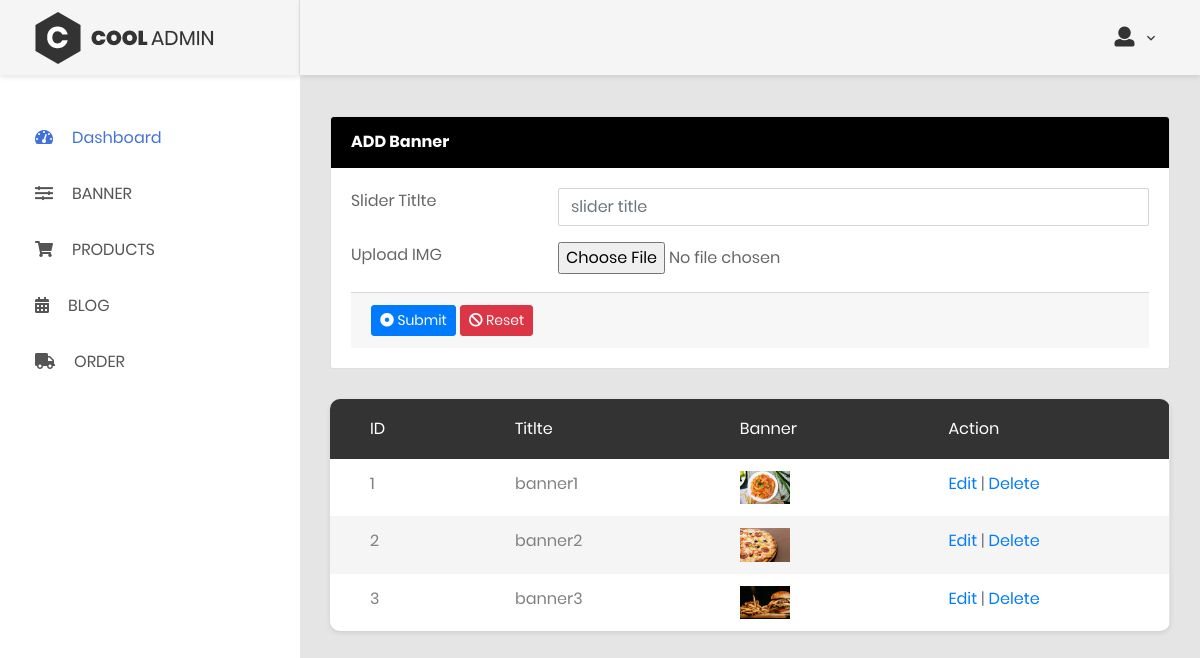
The page /admin/banner.php (signed in) on the database its author committed.
### tables this page shows
CREATE TABLE `banner` (
  `id` int(11) NOT NULL,
  `slidertitel` varchar(255) NOT NULL,
  `sliderimg` varchar(255) NOT NULL
);

### admin/banner.php (the view, shortened to what this page needs)
<!DOCTYPE html>
<html lang="en">
<?php include("include/config.php"); ?>
<head>
    <link href="css/font-face.css" rel="stylesheet" media="all">
    <link href="vendor/font-awesome-4.7/css/font-awesome.min.css" rel="stylesheet" media="all">
    <link href="vendor/font-awesome-5/css/fontawesome-all.min.css" rel="stylesheet" media="all">
    <link href="vendor/mdi-font/css/material-design-iconic-font.min.css" rel="stylesheet" media="all">
    <link href="vendor/bootstrap-4.1/bootstrap.min.css" rel="stylesheet" media="all">
    <link href="vendor/animsition/animsition.min.css" rel="stylesheet" media="all">
    <link href="vendor/bootstrap-progressbar/bootstrap-progressbar-3.3.4.min.css" rel="stylesheet" media="all">
    <link href="vendor/wow/animate.css" rel="stylesheet" media="all">
    <link href="vendor/css-hamburgers/hamburgers.min.css" rel="stylesheet" media="all">
    <link href="vendor/slick/slick.css" rel="stylesheet" media="all">
    <link href="vendor/select2/select2.min.css" rel="stylesheet" media="all">
    <link href="vendor/perfect-scrollbar/perfect-scrollbar.css" rel="stylesheet" media="all">
    <link href="css/theme.css" rel="stylesheet" media="all">
</head>
<body class="animsition">
    <div class="page-wrapper">
        <aside class="menu-sidebar d-none d-lg-block">
            <div class="logo">
                <a href="#">
                    <img src="images/icon/logo.png" alt="Cool Admin" />
                </a>
            </div>
            <?php include('include/sidebar.php'); ?>
        </aside>
        <?php include('include/header.php'); ?>
        <div class="page-container">
            <div class="main-content">
                <div class="section__content section__content--p30">
                    <div class="row">
                            <?php
                                $editid = isset($_REQUEST['EditId']) ? $_REQUEST['EditId'] : '';
                                if(isset($_REQUEST['EditId'])){
                                    $display="SELECT * FROM banner WHERE id='$editid'";
                                    $displayresult = $conn->query($display);
                                    $displayrow = $displayresult->fetch_assoc();
                                    $slidertitle = isset($displayrow['slidertitle']) ? $displayrow['slidertitle'] : '';
                                    $sliderimg = isset($displayrow['sliderimg']) ? $displayrow['sliderimg'] : '';
                                }
                                else{
                                    $slidertitle = '';
                                }
                            ?>
                        <div class="col-lg-12">
                                    <div class="card">
                                        <div class="card-header" style="background-color:black; color:white;">
                                                    <strong>ADD Banner</strong>
                                        </div>
                                        <div class="card-body card-block">
                                            <form action="banneraction.php" method="post" name="bannerform" enctype="multipart/form-data" class="form-horizontal">
                                                        <div class="row form-group">
                                                            <div class="col col-md-3">
                                                                <label for="text-input" class=" form-control-label">Slider Titlte</label>
                                                            </div>
                                                            <div class="col-12 col-md-9">
                                                                <input type="text" id="slidertitle" name="slidertitle" placeholder="slider title" class="form-control" value="<?php echo $slidertitle; ?>">
                                                            </div>
                                                        </div>
                                                        <div class="row form-group">
                                                            <div class="col col-md-3">
                                                                <label for="file-input" class=" form-control-label">Upload IMG</label>
                                                            </div>
                                                            <div class="col-12 col-md-9">
                                                                <input type="file" id="fileUpload" name="fileUpload" class="form-control-file">
                                                            </div>
                                                        </div>
                                                        <div class="card-footer">
                                                            <button type="submit" name="submit" class="btn btn-primary btn-sm">
                                                                <i class="fa fa-dot-circle-o"></i> Submit
                                                            </button>
                                                            <button type="reset" class="btn btn-danger btn-sm">
                                                                <i class="fa fa-ban"></i> Reset
                                                            </button>
                                                        </div>
                                                    </form>
                                        </div>
                                    </div>
                        </div>
                        <?php
                            $seletBanner = "SELECT *FROM banner";
                            $result = $conn->query($seletBanner);
                        ?>
                        <div class="col-lg-12">
                                <div class="table-responsive table--no-card m-b-30">
                                    <table class="table table-borderless table-striped table-earning">
                                        <thead>
                                            <tr>
                                            <th>ID</th>
                                                <th>Titlte</th>
                                                <th>Banner</th>
                                                <th>Action</th>
                                            </tr>
                                        </thead>
                                        <tbody>
                                        <?php while ($row = $result->fetch_assoc()){ ?>
                                            <tr>
                                                <td><?php echo $row['id']; ?></td>
                                                <td><?php echo $row['slidertitel']; ?></td>
                                                <td>
                                                    <img src="<?php echo $row['sliderimg']; ?>" width="50" height="50">
                                                </td>
                                                <td>
                                                    <a href="banneraction.php?EditId=<?php echo $row['id']; ?>">Edit</a> |
                                                    <a href="banneraction.php?BannerdeletId=<?php echo $row['id']; ?>&DeleteImg=<?php echo $row['sliderimg']; ?>" onclick="return confirm('Are you sure you want to delete this item?');">Delete</a>
                                                </td>
                                            </tr>
                                            <?php } ?>
                                        </tbody>
                                    </table>
                                </div>
                            </div>
                    </div>
                </div>
            </div>
        </div>
    </div>
</body>
</html>

### rows shown on the page
banner: id "1", slidertitel "banner1", sliderimg (picture)
banner: id "2", slidertitel "banner2", sliderimg (picture)
banner: id "3", slidertitel "banner3", sliderimg (picture)
